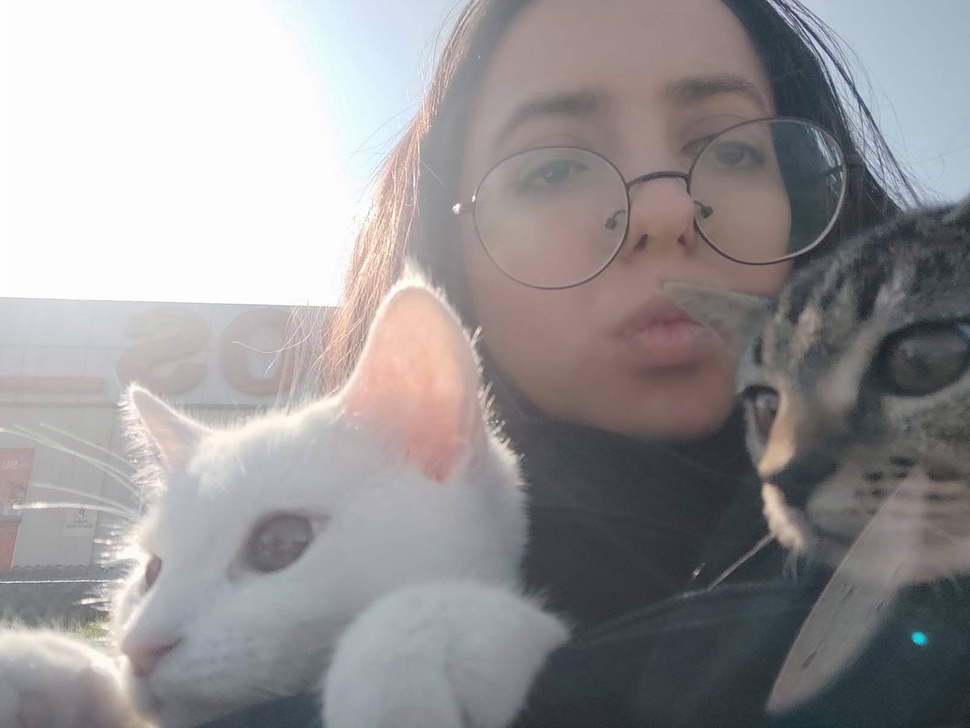
#> input picture Numan Kod Projeleri/Python İle Görüntü işleme/Görüntü işleme/Nesne Tespiti/Kedi yüzü algılama/IMG-20220221-WA0007.jpg, 970 x 728 px, shrunk from 1599 x 1200 before the run; its folder holds only this picture in this run
$ python Kedi_yuzu.py
#> lines starting #> are read from the running program, lines starting #| are printed output that depends on the picture; after the words box and inside, x2 and y2 are one past the last pixel; in counts of white or black regions, pixels touching at a corner belong together
import cv2
import os


# resim içe aktarma

file=os.listdir();
print(file)

img_list=[]
for f in file:
    if f.endswith(".jpg"):
        img_list.append(f)
print(img_list)


for j in img_list:
    image=cv2.imread(j)
#> image is the input picture: shape (728, 970, 3); mean B, G, R 150.2, 149.2, 151.5
    gray=cv2.cvtColor(image,cv2.COLOR_BGR2GRAY)
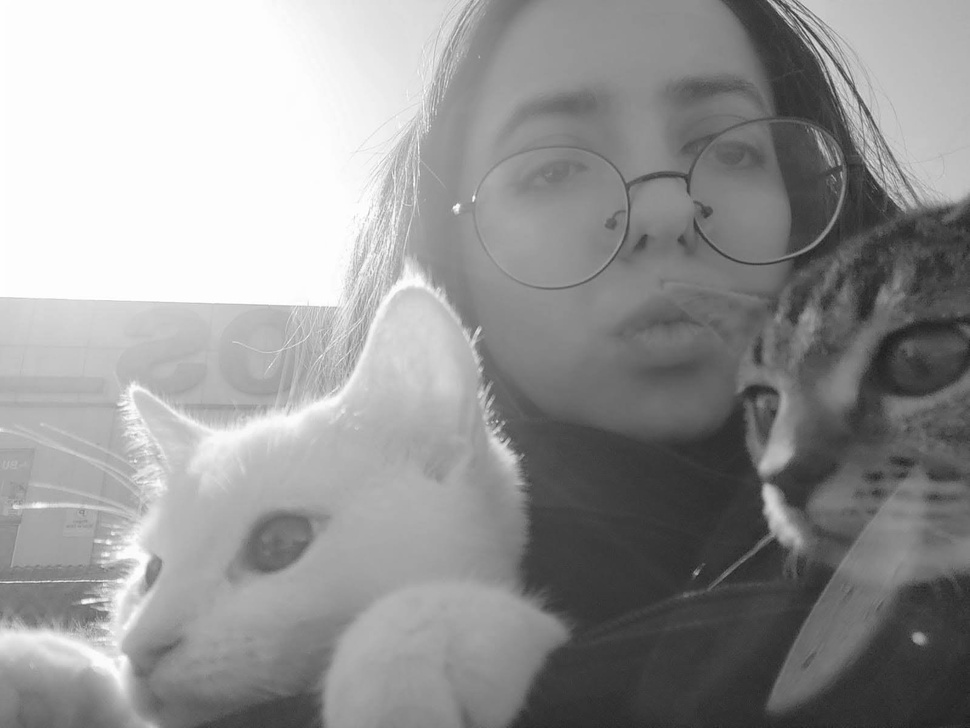
#> gray: shape (728, 970); min 29, max 255, mean 150
    detector=cv2.CascadeClassifier("haarcascade_frontalcatface.xml")
    rects=detector.detectMultiScale(image,scaleFactor=1.045,minNeighbors=2)
#> rects = [[830, 267, 70, 70], [849, 236, 103, 103]]

    for (i,(x,y,w,h)) in enumerate(rects):
        cv2.rectangle(image,(x,y),(x+w,y+h),(0,255,255),2)
        cv2.putText(image,"Kedi{}".format(i+1),(x,y-10),cv2.FONT_HERSHEY_SIMPLEX,0.5,(0,255,255),2)
#> this loop made 2 passes
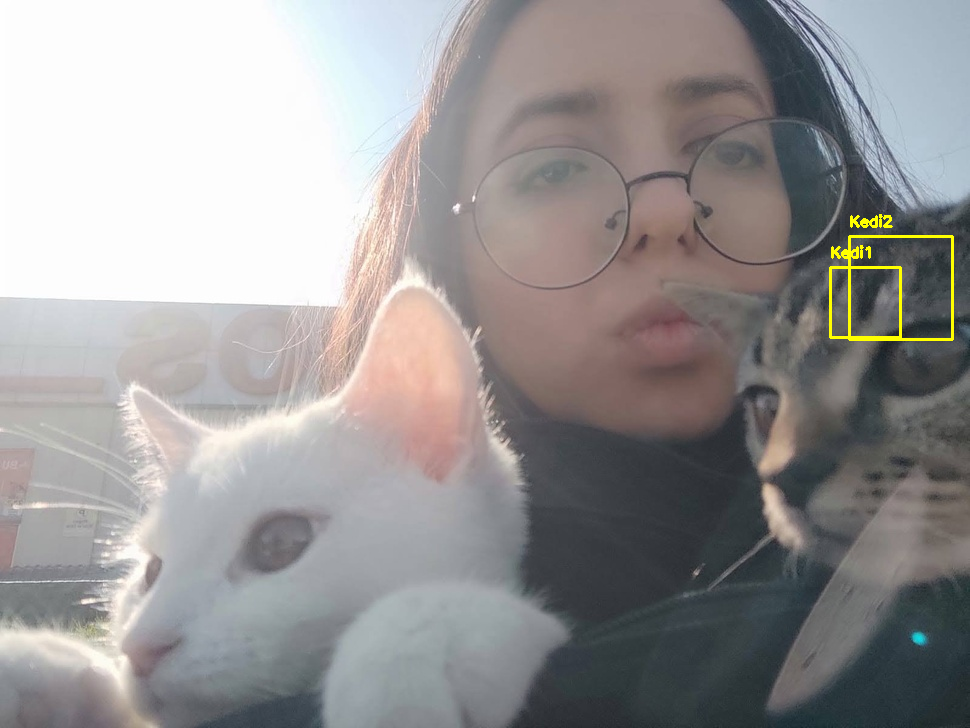
#> image: shape (728, 970, 3); 0.37% of pixels changed, all inside (x1, y1, x2, y2) = (829, 214, 954, 341)


    cv2.imshow(j,image)
    if cv2.waitKey(0) & 0xFF ==ord('q'): continue
#> (key q is pressed here)

$ run again, on Numan Kod Projeleri/Python İle Görüntü işleme/Görüntü işleme/Nesne Tespiti/Kedi yüzü algılama/images (2).jpg
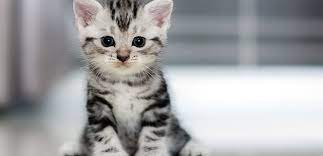
#> input picture Numan Kod Projeleri/Python İle Görüntü işleme/Görüntü işleme/Nesne Tespiti/Kedi yüzü algılama/images (2).jpg, 323 x 156 px
#> image is the input picture: shape (156, 323, 3); mean B, G, R 164.1, 162, 162.2
#> rects = [[89, 13, 68, 68]]
#> the loop `for (i,(x,y,w,h)) in enumerate(rects):` made 1 pass
#> after the loop `for (i,(x,y,w,h)) in enumerate(rects):`:
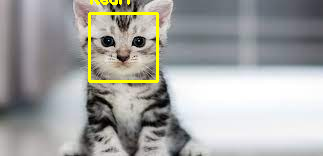
#> image: shape (156, 323, 3); 1.85% of pixels changed, all inside (x1, y1, x2, y2) = (88, 0, 159, 83)

$ run again, on Numan Kod Projeleri/Python İle Görüntü işleme/Görüntü işleme/Nesne Tespiti/Kedi yüzü algılama/images.jpg
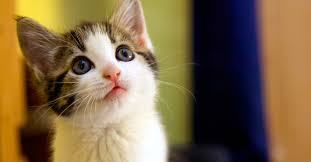
#> input picture Numan Kod Projeleri/Python İle Görüntü işleme/Görüntü işleme/Nesne Tespiti/Kedi yüzü algılama/images.jpg, 311 x 162 px
#> image is the input picture: shape (162, 311, 3); mean B, G, R 72, 104.4, 127.3
#> `gray=cv2.cvtColor(image,cv2.COLOR_BGR2GRAY)`:
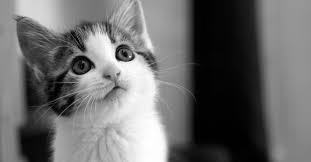
#> gray: shape (162, 311); min 0, max 255, mean 107.5
#> rects = [[52, 10, 94, 94]]
#> the loop `for (i,(x,y,w,h)) in enumerate(rects):` made 1 pass
#> after the loop `for (i,(x,y,w,h)) in enumerate(rects):`:
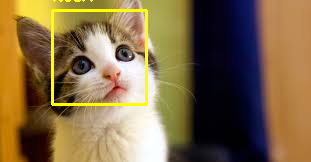
#> image: shape (162, 311, 3); 2.31% of pixels changed, all inside (x1, y1, x2, y2) = (51, 0, 148, 106)

$ run again, on Numan Kod Projeleri/Python İle Görüntü işleme/Görüntü işleme/Nesne Tespiti/Kedi yüzü algılama/indir.jpg
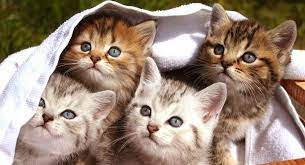
#> input picture Numan Kod Projeleri/Python İle Görüntü işleme/Görüntü işleme/Nesne Tespiti/Kedi yüzü algılama/indir.jpg, 305 x 165 px
#> image is the input picture: shape (165, 305, 3); mean B, G, R 120.4, 135.6, 155.6
#> `gray=cv2.cvtColor(image,cv2.COLOR_BGR2GRAY)`:
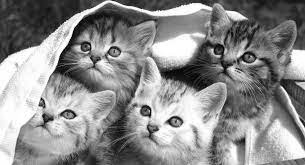
#> gray: shape (165, 305); min 1, max 255, mean 139.8
#> rects = [[67, 24, 61, 61], [124, 94, 64, 64]]
#> the loop `for (i,(x,y,w,h)) in enumerate(rects):` made 2 passes
#> after the loop `for (i,(x,y,w,h)) in enumerate(rects):`:
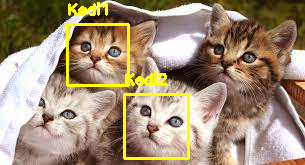
#> image: shape (165, 305, 3); 4.2% of pixels changed, all inside (x1, y1, x2, y2) = (66, 2, 190, 160)

$ run again, on Numan Kod Projeleri/Python İle Görüntü işleme/Görüntü işleme/Nesne Tespiti/Kedi yüzü algılama/IMG-20220221-WA0016.jpg
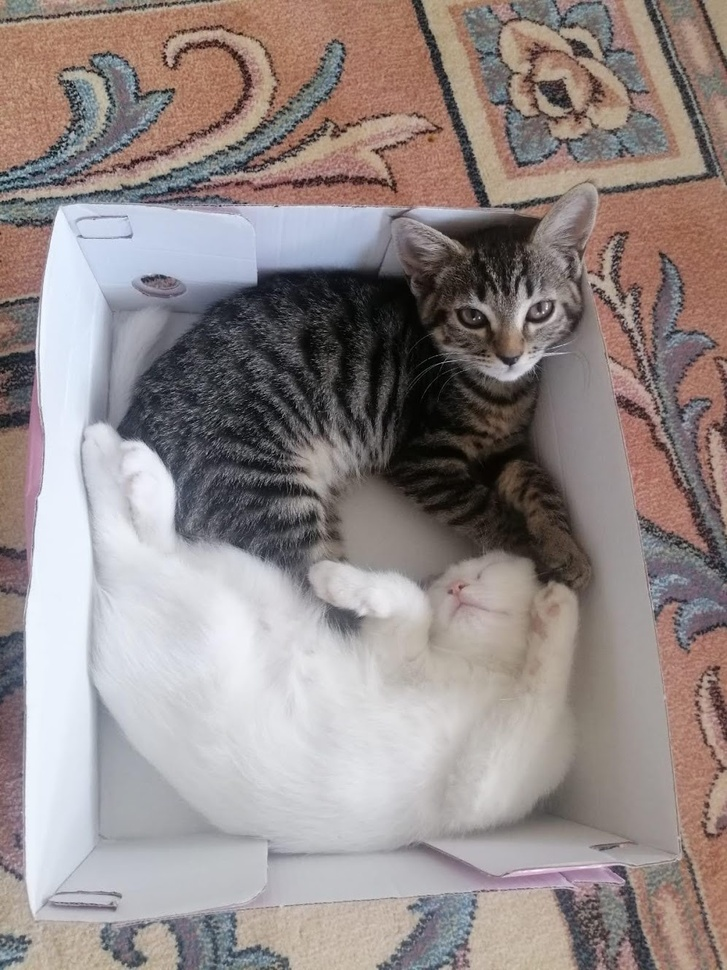
#> input picture Numan Kod Projeleri/Python İle Görüntü işleme/Görüntü işleme/Nesne Tespiti/Kedi yüzü algılama/IMG-20220221-WA0016.jpg, 727 x 970 px, shrunk from 996 x 1328 before the run
#> image is the input picture: shape (970, 727, 3); mean B, G, R 136.6, 138.1, 148.2
#> `gray=cv2.cvtColor(image,cv2.COLOR_BGR2GRAY)`:
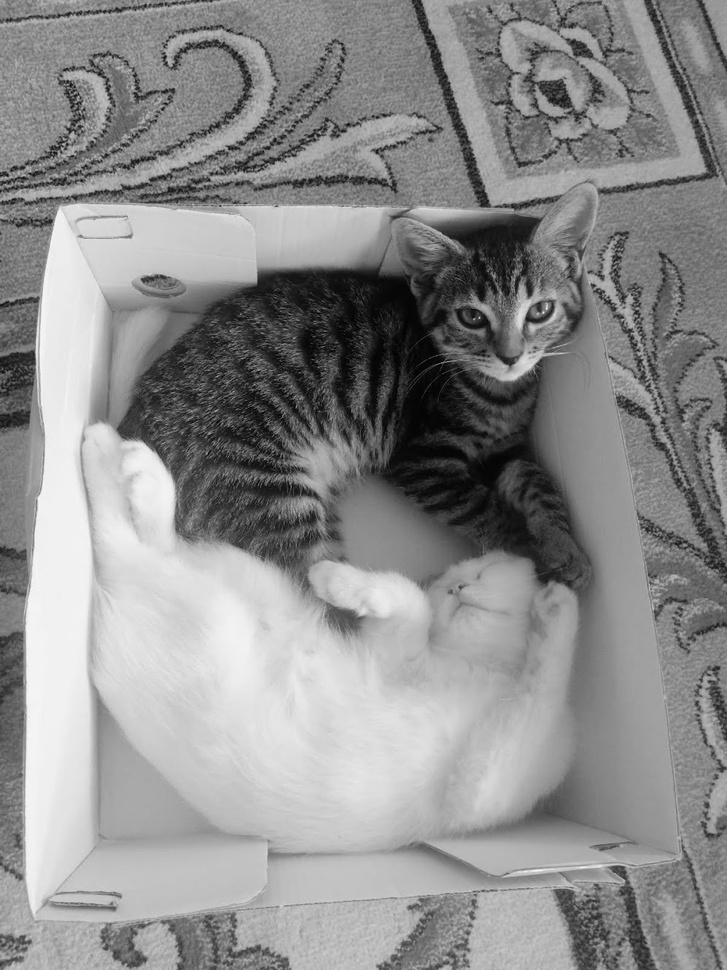
#> gray: shape (970, 727); min 0, max 251, mean 140.9
#> rects = [[431, 255, 149, 149]]
#> the loop `for (i,(x,y,w,h)) in enumerate(rects):` made 1 pass
#> after the loop `for (i,(x,y,w,h)) in enumerate(rects):`:
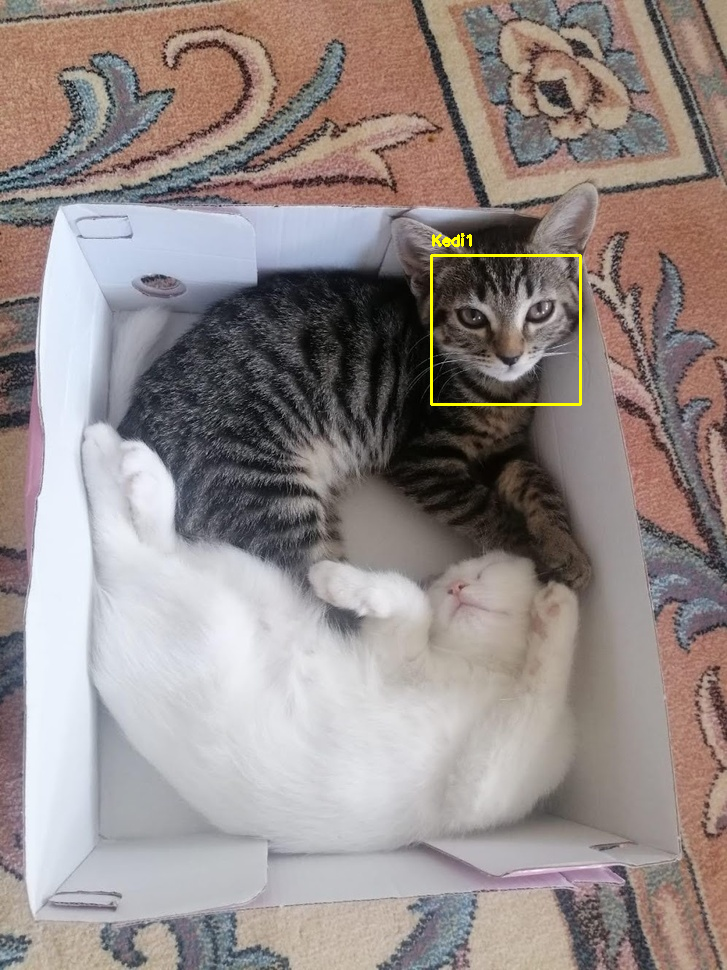
#> image: shape (970, 727, 3); 0.3% of pixels changed, all inside (x1, y1, x2, y2) = (430, 233, 582, 406)
